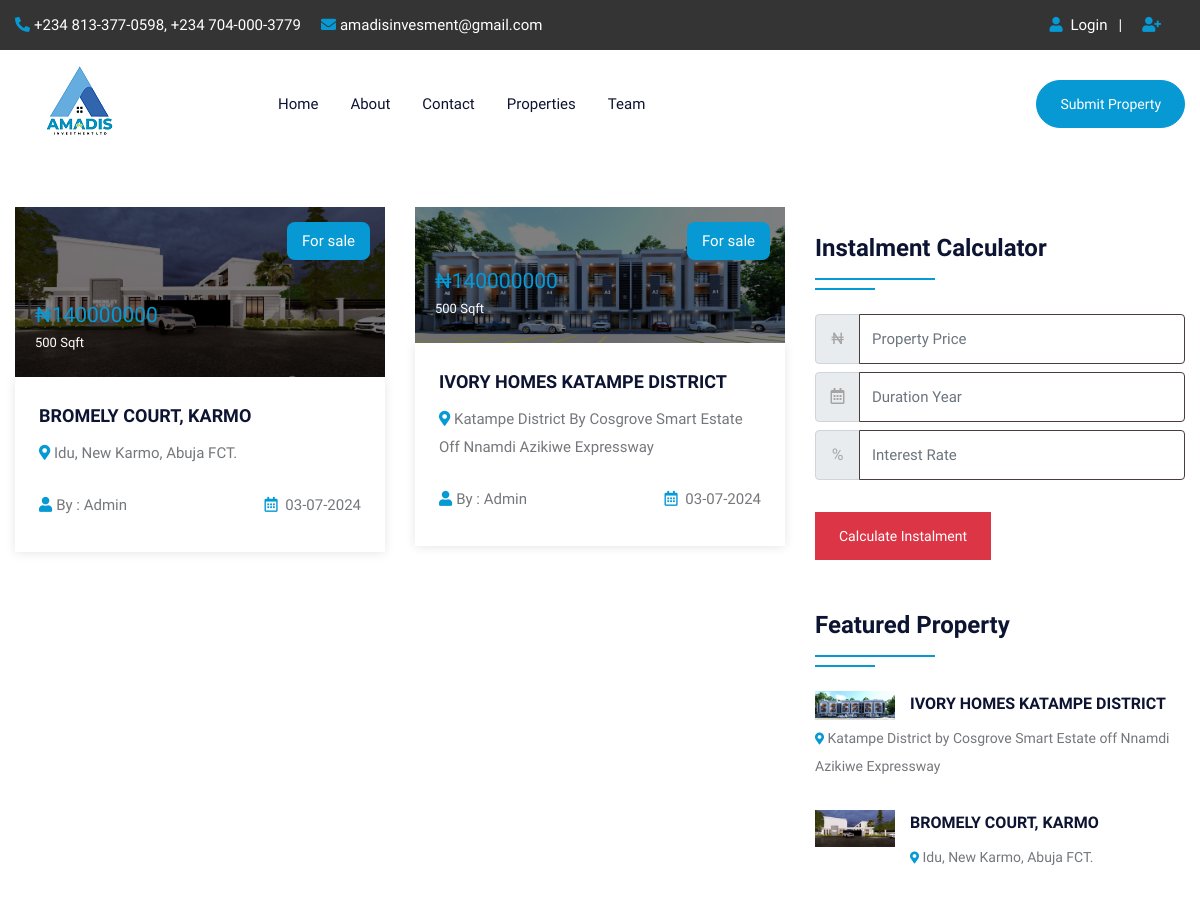
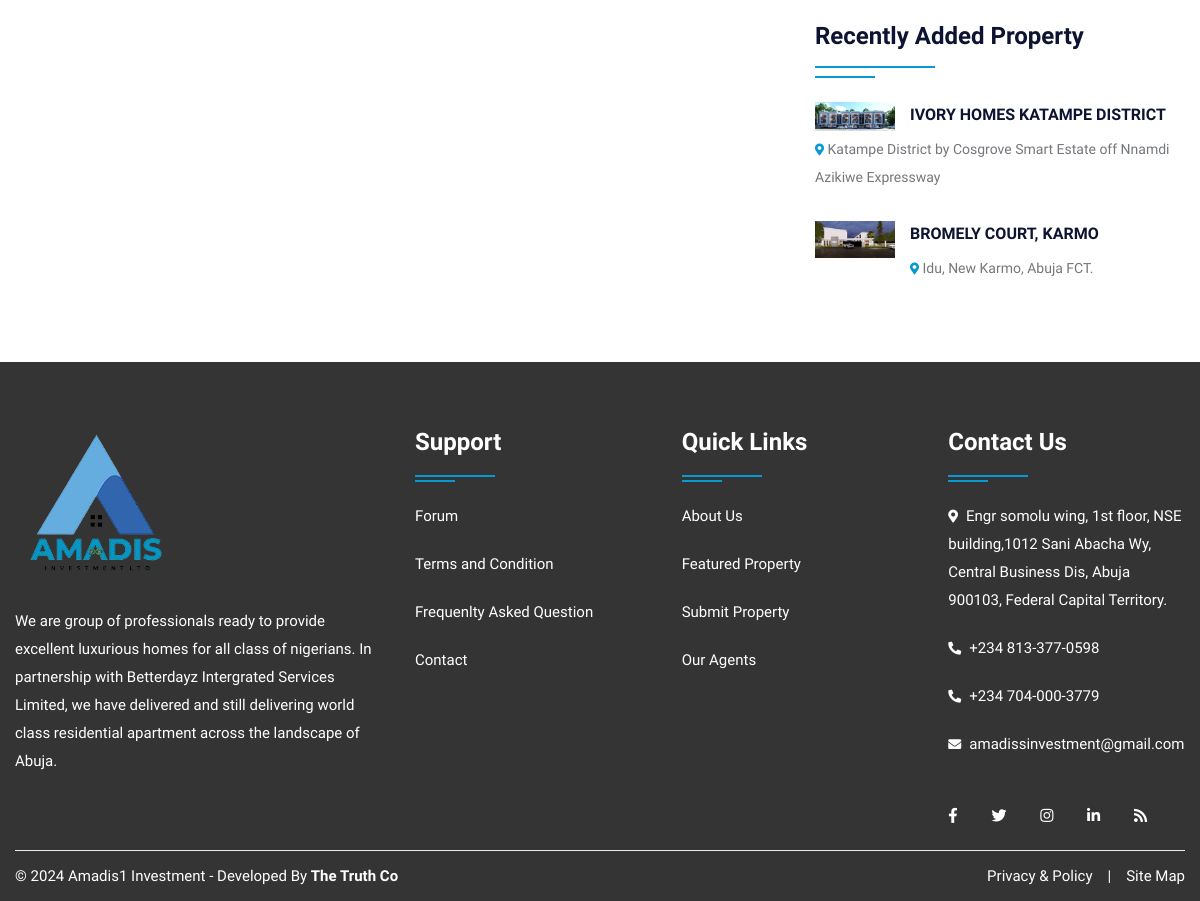
/property.php, run on the app's committed database (2 pictures, top to bottom).
### tables this page shows
CREATE TABLE `property` (
  `pid` int(50) NOT NULL,
  `title` varchar(200) NOT NULL,
  `pcontent` longtext NOT NULL,
  `type` varchar(100) NOT NULL,
  `bhk` varchar(50) NOT NULL,
  `stype` varchar(100) NOT NULL,
  `bedroom` int(50) NOT NULL,
  `bathroom` int(50) NOT NULL,
  `balcony` int(50) NOT NULL,
  `kitchen` int(50) NOT NULL,
  `hall` int(50) NOT NULL,
  `floor` varchar(50) NOT NULL,
  `size` int(50) NOT NULL,
  `price` int(50) NOT NULL,
  `location` varchar(200) NOT NULL,
  `city` varchar(100) NOT NULL,
  `state` varchar(100) NOT NULL,
  `feature` longtext NOT NULL,
  `pimage` varchar(300) NOT NULL,
  `pimage1` varchar(300) NOT NULL,
  `pimage2` varchar(300) NOT NULL,
  `pimage3` varchar(300) NOT NULL,
  `pimage4` varchar(300) NOT NULL,
  `uid` int(50) NOT NULL,
  `status` varchar(50) NOT NULL,
  `mapimage` varchar(300) NOT NULL,
  `topmapimage` varchar(300) NOT NULL,
  `groundmapimage` varchar(300) NOT NULL,
  `totalfloor` varchar(50) NOT NULL,
  `date` datetime NOT NULL DEFAULT current_timestamp(),
  `isFeatured` int(11) DEFAULT NULL
);

CREATE TABLE `user` (
  `uid` int(50) NOT NULL,
  `uname` varchar(100) NOT NULL,
  `uemail` varchar(100) NOT NULL,
  `uphone` varchar(20) NOT NULL,
  `upass` varchar(50) NOT NULL,
  `utype` varchar(50) NOT NULL,
  `uimage` varchar(300) NOT NULL
);

### property.php (the view, shortened to what this page needs)
<!DOCTYPE html>
<html lang="en">
<head>
<link rel="stylesheet" type="text/css" href="css/bootstrap.min.css">
<link rel="stylesheet" type="text/css" href="css/bootstrap-slider.css">
<link rel="stylesheet" type="text/css" href="css/jquery-ui.css">
<link rel="stylesheet" type="text/css" href="css/layerslider.css">
<link rel="stylesheet" type="text/css" href="css/Color.css" id="color-change">
<link rel="stylesheet" type="text/css" href="css/owl.carousel.min.css">
<link rel="stylesheet" type="text/css" href="css/font-awesome.min.css">
<link rel="stylesheet" type="text/css" href="fonts/flaticon/flaticon.css">
<link rel="stylesheet" type="text/css" href="css/style.css">
</head>
<body>
<div id="page-wrapper">
    <div class="row">
		<?php include("include/header.php");?>
        <div class="full-row">
            <div class="container">
                <div class="row">
					<div class="col-lg-8">
                        <div class="row">
							<?php
							$query=mysqli_query($con,"SELECT property.*, user.uname,user.utype,user.uimage FROM `property`,`user` WHERE property.uid=user.uid");
								while($row=mysqli_fetch_array($query))
								{
							?>
                            <div class="col-md-6">
                                <div class="featured-thumb hover-zoomer mb-4">
                                    <div class="overlay-black overflow-hidden position-relative"> <img src="admin/property/<?php echo $row['18'];?>" alt="pimage">
                                        <div class="sale bg-primary text-white">For <?php echo $row['5'];?></div>
                                        <div class="price text-primary text-capitalize">₦<?php echo $row['13'];?> <span class="text-white"><?php echo $row['12'];?> Sqft</span></div>
                                    </div>
                                    <div class="featured-thumb-data shadow-one">
                                        <div class="p-4">
                                            <h5 class="text-secondary hover-text-primary mb-2 text-capitalize"><a href="propertydetail.php?pid=<?php echo $row['0'];?>"><?php echo $row['1'];?></a></h5>
                                            <span class="location text-capitalize"><i class="fas fa-map-marker-alt text-primary"></i> <?php echo $row['14'];?></span> </div>
                                        <div class="px-4 pb-4 d-inline-block w-100">
                                            <div class="float-left text-capitalize"><i class="fas fa-user text-primary mr-1"></i>By : <?php echo $row['uname'];?></div>
                                            <div class="float-right"><i class="far fa-calendar-alt text-primary mr-1"></i> <?php echo date('d-m-Y', strtotime($row['date']));?></div>
                                        </div>
                                    </div>
                                </div>
                            </div>
                            <?php } ?>
                        </div>
                    </div>
                    <div class="col-lg-4">
                        <div class="sidebar-widget">
                            <h4 class="double-down-line-left text-secondary position-relative pb-4 my-4">Instalment Calculator</h4>
						<form class="d-inline-block w-100" action="calc.php" method="post">
                            <div class="input-group mb-2 mr-sm-2">
                                <div class="input-group-prepend">
                                    <div class="input-group-text">₦</div>
                                </div>
                                <input type="text" class="form-control" name="amount" placeholder="Property Price">
                            </div>
                            <div class="input-group mb-2 mr-sm-2">
                                <div class="input-group-prepend">
                                    <div class="input-group-text"><i class="far fa-calendar-alt"></i></div>
                                </div>
                                <input type="text" class="form-control" name="month" placeholder="Duration Year">
                            </div>
                            <div class="input-group mb-2 mr-sm-2">
                                <div class="input-group-prepend">
                                    <div class="input-group-text">%</div>
                                </div>
                                <input type="text" class="form-control" name="interest" placeholder="Interest Rate">
                            </div>
                            <button type="submit" value="submit" name="calc" class="btn btn-danger mt-4">Calculate Instalment</button>
                        </form>
                        </div>
                        <h4 class="double-down-line-left text-secondary position-relative pb-4 mb-4 mt-5">Featured Property</h4>
                        <ul class="property_list_widget">
                            <?php
                            $query=mysqli_query($con,"SELECT * FROM `property` WHERE isFeatured = 1 ORDER BY date DESC LIMIT 3");
                                    while($row=mysqli_fetch_array($query))
                                    {
                            ?>
                            <li> <img src="admin/property/<?php echo $row['18'];?>" alt="pimage">
                                <h6 class="text-secondary hover-text-primary text-capitalize"><a href="propertydetail.php?pid=<?php echo $row['0'];?>"><?php echo $row['1'];?></a></h6>
                                <span class="font-14"><i class="fas fa-map-marker-alt icon-primary icon-small"></i> <?php echo $row['14'];?></span>
                            </li>
                            <?php } ?>
                        </ul>
                        <div class="sidebar-widget mt-5">
                            <h4 class="double-down-line-left text-secondary position-relative pb-4 mb-4">Recently Added Property</h4>
                            <ul class="property_list_widget">
								<?php
								$query=mysqli_query($con,"SELECT * FROM `property` ORDER BY date DESC LIMIT 6");
										while($row=mysqli_fetch_array($query))
										{
								?>
                                <li> <img src="admin/property/<?php echo $row['18'];?>" alt="pimage">
                                    <h6 class="text-secondary hover-text-primary text-capitalize"><a href="propertydetail.php?pid=<?php echo $row['0'];?>"><?php echo $row['1'];?></a></h6>
                                    <span class="font-14"><i class="fas fa-map-marker-alt icon-primary icon-small"></i> <?php echo $row['14'];?></span>
                                </li>
                                <?php } ?>
                            </ul>
                        </div>
                    </div>
                </div>
            </div>
        </div>
		<?php include("include/footer.php");?>
    </div>
</div>
</body>
</html>

### data on the page
property: pimage (picture), stype "sale", price "140000000", size "500", title "BROMELY COURT, KARMO", location "Idu, New Karmo, Abuja FCT.", uid.uname "Admin", date "03-07-2024"
property: pimage (picture), stype "sale", price "140000000", size "500", title "IVORY HOMES KATAMPE DISTRICT", location "Katampe District By Cosgrove Smart Estate Off Nnamdi Azikiwe Expressway", uid.uname "Admin", date "03-07-2024", location "Katampe District by Cosgrove Smart Estate off Nnamdi Azikiwe Expressway"
